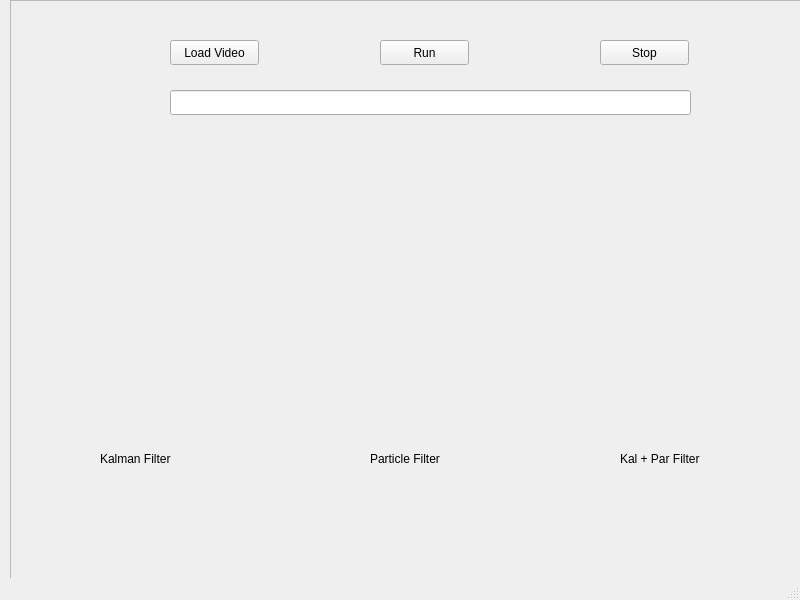
<?xml version="1.0" encoding="UTF-8"?>
<ui version="4.0">
 <class>MainWindow</class>
 <widget class="QMainWindow" name="MainWindow">
  <property name="geometry">
   <rect>
    <x>0</x>
    <y>0</y>
    <width>800</width>
    <height>600</height>
   </rect>
  </property>
  <property name="windowTitle">
   <string>MainWindow</string>
  </property>
  <widget class="QWidget" name="centralwidget">
   <widget class="QFrame" name="frame">
    <property name="geometry">
     <rect>
      <x>10</x>
      <y>0</y>
      <width>800</width>
      <height>600</height>
     </rect>
    </property>
    <property name="frameShape">
     <enum>QFrame::StyledPanel</enum>
    </property>
    <property name="frameShadow">
     <enum>QFrame::Raised</enum>
    </property>
    <widget class="QPushButton" name="loadVidButton">
     <property name="geometry">
      <rect>
       <x>160</x>
       <y>40</y>
       <width>89</width>
       <height>25</height>
      </rect>
     </property>
     <property name="text">
      <string>Load Video</string>
     </property>
    </widget>
    <widget class="QPushButton" name="runButton">
     <property name="geometry">
      <rect>
       <x>370</x>
       <y>40</y>
       <width>89</width>
       <height>25</height>
      </rect>
     </property>
     <property name="text">
      <string>Run</string>
     </property>
    </widget>
    <widget class="QPushButton" name="stopButton">
     <property name="geometry">
      <rect>
       <x>590</x>
       <y>40</y>
       <width>89</width>
       <height>25</height>
      </rect>
     </property>
     <property name="text">
      <string>Stop</string>
     </property>
    </widget>
    <widget class="QLabel" name="kalLabel">
     <property name="geometry">
      <rect>
       <x>40</x>
       <y>200</y>
       <width>200</width>
       <height>200</height>
      </rect>
     </property>
     <property name="text">
      <string/>
     </property>
    </widget>
    <widget class="QLabel" name="parLabel">
     <property name="geometry">
      <rect>
       <x>310</x>
       <y>200</y>
       <width>200</width>
       <height>200</height>
      </rect>
     </property>
     <property name="text">
      <string/>
     </property>
    </widget>
    <widget class="QLabel" name="kalparLabel">
     <property name="geometry">
      <rect>
       <x>560</x>
       <y>200</y>
       <width>200</width>
       <height>200</height>
      </rect>
     </property>
     <property name="text">
      <string/>
     </property>
    </widget>
    <widget class="QLabel" name="label">
     <property name="geometry">
      <rect>
       <x>90</x>
       <y>450</y>
       <width>91</width>
       <height>17</height>
      </rect>
     </property>
     <property name="text">
      <string>Kalman Filter</string>
     </property>
    </widget>
    <widget class="QLabel" name="label_2">
     <property name="geometry">
      <rect>
       <x>360</x>
       <y>450</y>
       <width>101</width>
       <height>17</height>
      </rect>
     </property>
     <property name="text">
      <string>Particle Filter</string>
     </property>
    </widget>
    <widget class="QLabel" name="label_3">
     <property name="geometry">
      <rect>
       <x>610</x>
       <y>450</y>
       <width>111</width>
       <height>17</height>
      </rect>
     </property>
     <property name="text">
      <string>Kal + Par Filter</string>
     </property>
    </widget>
    <widget class="QLineEdit" name="filePathLabel">
     <property name="geometry">
      <rect>
       <x>160</x>
       <y>90</y>
       <width>521</width>
       <height>25</height>
      </rect>
     </property>
    </widget>
   </widget>
  </widget>
  <widget class="QMenuBar" name="menubar">
   <property name="geometry">
    <rect>
     <x>0</x>
     <y>0</y>
     <width>800</width>
     <height>22</height>
    </rect>
   </property>
  </widget>
  <widget class="QStatusBar" name="statusbar"/>
 </widget>
 <resources/>
 <connections/>
</ui>
